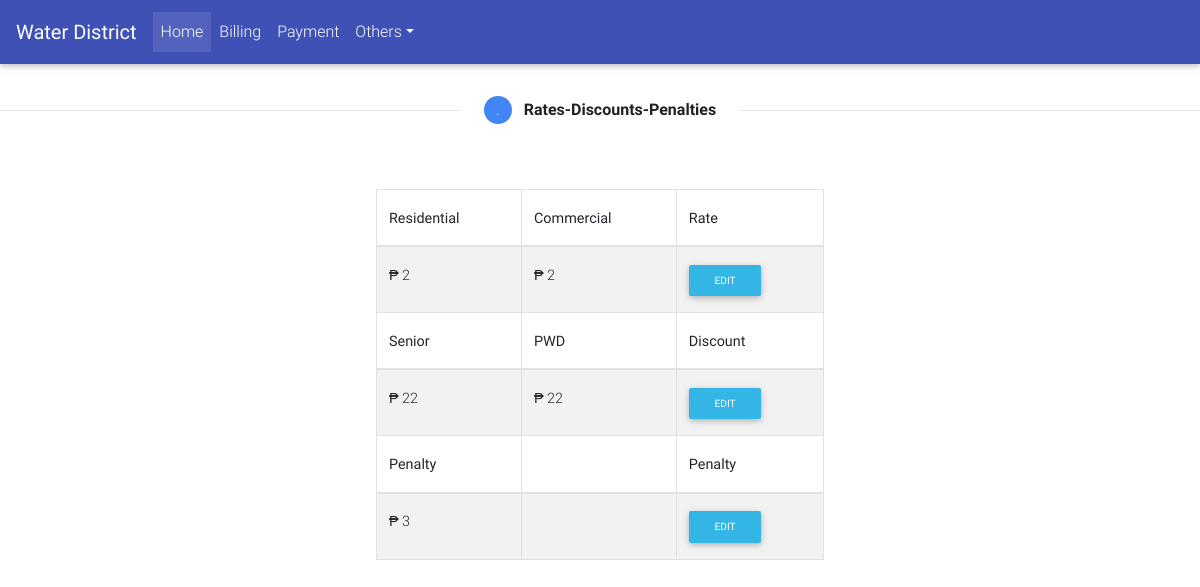
The app's page /rates.php, older data.
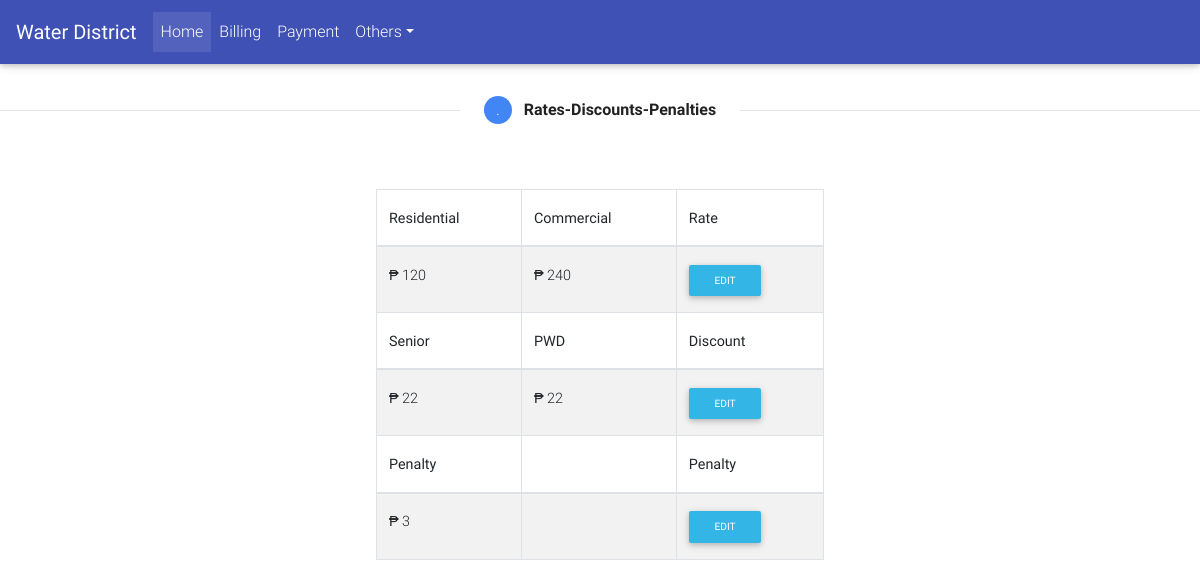
The same page, newer data.
### tables this page shows
CREATE TABLE `resicom` (
  `id_resicom` int(11) NOT NULL,
  `residential` int(11) NOT NULL,
  `commercial` int(11) NOT NULL
);

CREATE TABLE `seniorpwd` (
  `id` int(11) NOT NULL,
  `senior` int(11) NOT NULL,
  `pwd` int(11) NOT NULL
);

CREATE TABLE `penalty` (
  `id_penalty` int(11) NOT NULL,
  `penalty` int(11) NOT NULL
);

### rates.php (the view, shortened to what this page needs)
<?php include('server.php')?>
<!DOCTYPE html>
<html>
<head>
  <link rel="stylesheet" href="https://use.fontawesome.com/releases/v5.7.0/css/all.css">
  <link href="css/bootstrap.min.css" rel="stylesheet">
  <link href="css/mdb.min.css" rel="stylesheet">
  <link href="css/style.css" rel="stylesheet">
</head>
<body>
<form method="post" action="server.php"/>
<header>
  <nav class="navbar fixed-top navbar-expand-lg navbar-dark indigo scrolling-navbar">
    <a class="navbar-brand" href="#"><strong>Water District</strong></a>
    <div class="collapse navbar-collapse" id="navbarSupportedContent">
      <ul class="navbar-nav mr-auto">
        <li class="nav-item active">
          <a class="nav-link" href="home.php">Home <span class="sr-only">(current)</span></a>
        </li>
        <li class="nav-item">
          <a class="nav-link" href="read.php">Billing</a>
        </li>
        <li class="nav-item">
          <a class="nav-link" href="resicom.php">Payment</a>
        </li>
        <li class="nav-item dropdown">
        <a class="nav-link dropdown-toggle" id="navbarDropdownMenuLink" data-toggle="dropdown" aria-haspopup="true"
          aria-expanded="false">Others</a>
      </li>
	 </ul>
    </div>
  </nav>
</header></br>
<div class="row">
  <div class="col-md-12">
    <ul class="stepper stepper-horizontal">
      <li>
      </li>
      <li class="active">
        <a href="rates.php">
          <span class="circle">.</span>
          <span class="label">Rates-Discounts-Penalties</span>
        </a>
      </li>
      <li>
      </li>
    </ul>
  </div>
</div>
<center>
<table width="450px">
<td>
	<?php $results = mysqli_query($db, "SELECT * FROM resicom"); ?>
	<table id="dtBasicExample" class="table table-striped table-bordered" cellspacing="0" width="100%">
    <thead>
      <tr>
        <th class="th-sm">Residential
        </th>
        <th class="th-sm">Commercial
        </th>
		<th class="th-sm">Rate
        </th>
    </thead>
    <tbody>
     <?php while ($row = mysqli_fetch_array($results)) { ?>
		<tr>
			<td><?php echo "₱". " " .$row['residential']; ?></td>
			<td><?php echo "₱". " " .$row['commercial']; ?></td>
			<td>
			<div class="row">
				<div class="col-md-3">
					<div class="text-center">
						<a class="btn btn-info btn-rounded btn-sm buttonEdit" data-toggle="modal" data-target="#modalLoginForm">Edit</a>
					</div>
				</div>
			</div>
			</td>
		</tr>
    <thead>
      <tr>
        <th class="th-sm">Senior
        </th>
        <th class="th-sm">PWD
        </th>
		<th class="th-sm">Discount
        </th>
    </thead>
		<?php } ?>
	<?php $results1 = mysqli_query($db, "SELECT * FROM seniorpwd"); ?>
    <tbody>
	  <?php while ($row = mysqli_fetch_array($results1)) { ?>
		<tr>
			<td><?php echo "₱". " " .$row['senior']; ?></td>
			<td><?php echo "₱". " " .$row['pwd']; ?></td>
			<td>
			<div class="row">
				<div class="col-md-3">
					<div class="text-center">
						<a class="btn btn-info btn-rounded btn-sm buttonEdit" data-toggle="modal" data-target="#modalLoginForm1">Edit</a>
					</div>
				</div>
			</div>
			</td>
		</tr>
	<thead>
		 <tr>
        <th class="th-sm">Penalty
        </th>
		<th></th>
		<th class="th-sm">Penalty
        </th>
    </thead>
	<?php } ?>
	<?php $results2 = mysqli_query($db, "SELECT * FROM penalty"); ?>
    <tbody>
		  <?php while ($row = mysqli_fetch_array($results2)) { ?>
		<tr>
			<td><?php echo "₱". " " .$row['penalty']; ?></td>
			<td></td>
			<td>
			<div class="row">
				<div class="col-md-3">
					<div class="text-center">
							<a class="btn btn-info btn-rounded btn-sm buttonEdit" data-toggle="modal" data-target="#modalLoginForm2">Edit</a>
					</div>
				</div>
			</div>
			</td>
		</tr>
    </tbody>
	<?php } ?>
</td>
</table>
</center>
</body>
</html>

Row changes from the older to the newer data that the page shows:
removed resicom: residential "2", commercial "2"
added resicom: residential "120", commercial "240"
